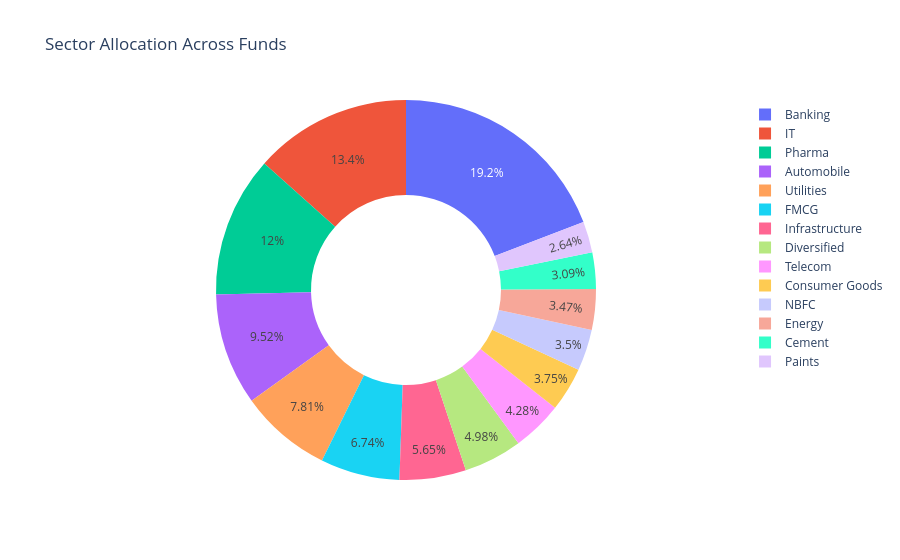

This figure's notebook cell:
### Markdown cell above
## Insight 11

Most large-cap mutual funds exhibit strong positive return correlation, reflecting common market exposure.

(Refer Chart 11)

### Code cell
sector_data = (
    holdings.groupby("sector")["weight_pct"]
    .sum()
    .reset_index()
)

fig = px.pie(
    sector_data,
    values="weight_pct",
    names="sector",
    hole=0.5,
    title="Sector Allocation Across Funds"
)

fig.show()

fig.write_html(
    "../reports/chart_12_sector_allocation.html"
)

### Figure 1 — Plotly figure (JSON) as saved in the notebook; plotly's stock layout.template omitted (floating-point values rounded to 4 significant figures)
{"data": [{"domain": {"x": [0, 1], "y": [0, 1]}, "hole": 0.5, "hovertemplate": "sector=%{label}<br>weight_pct=%{value}<extra></extra>", "labels": ["Automobile", "Banking", "Cement", "Consumer Goods", "Diversified", "Energy", "FMCG", "IT", "Infrastructure", "NBFC", "Paints", "Pharma", "Telecom", "Utilities"], "legendgroup": "", "name": "", "showlegend": true, "type": "pie", "values": [323.6, 652.3, 105.0, 127.6, 169.2, 117.9, 229.1, 455.5, 192.2, 119.1, 89.86, 407.4, 145.6, 265.5]}], "layout": {"legend": {"tracegroupgap": 0}, "title": {"text": "Sector Allocation Across Funds"}}}
